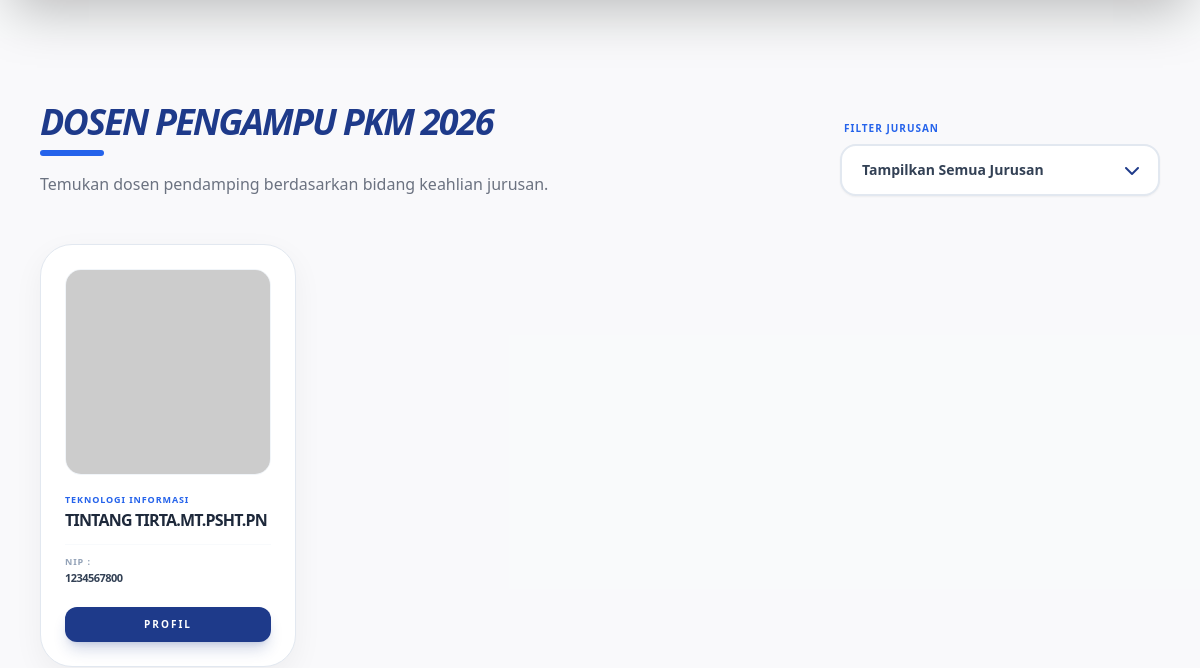
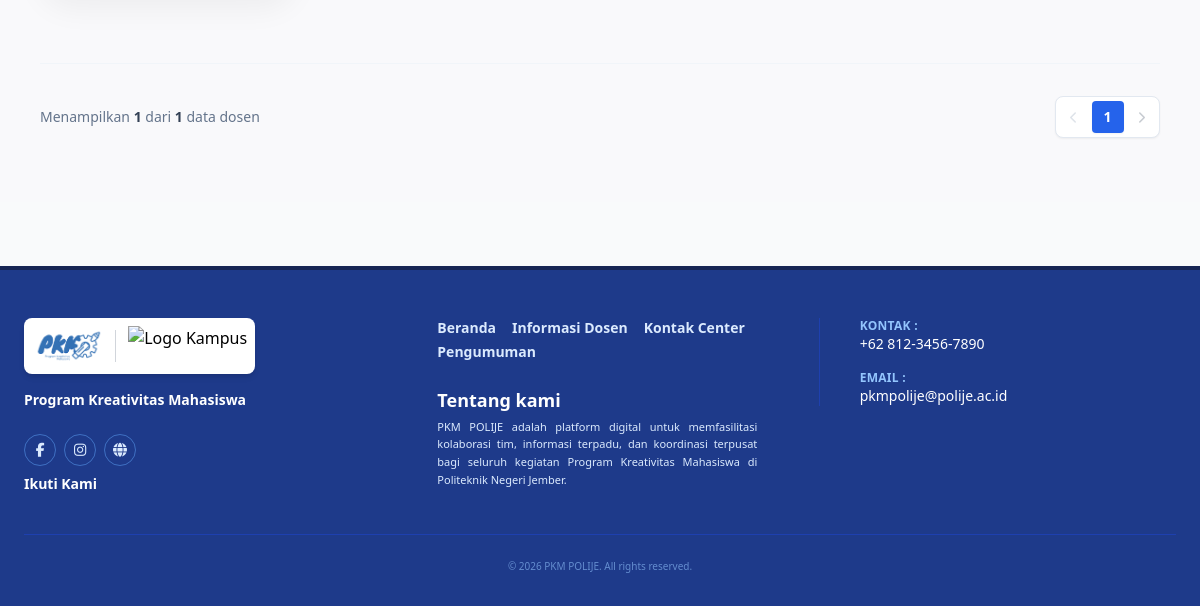
Before: /page/informasi_dosen.php (lower part) with the older database file (2 pictures, top to bottom).
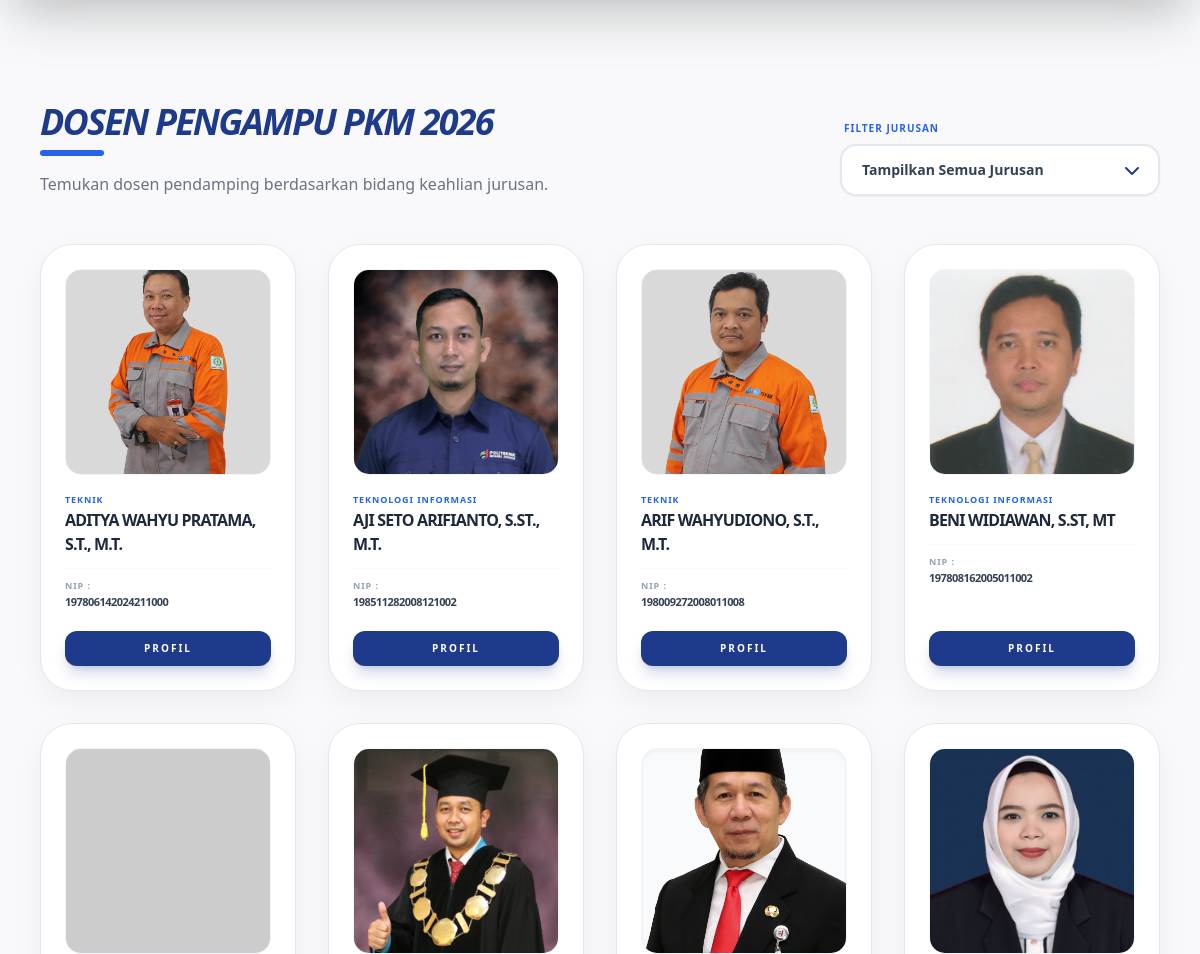
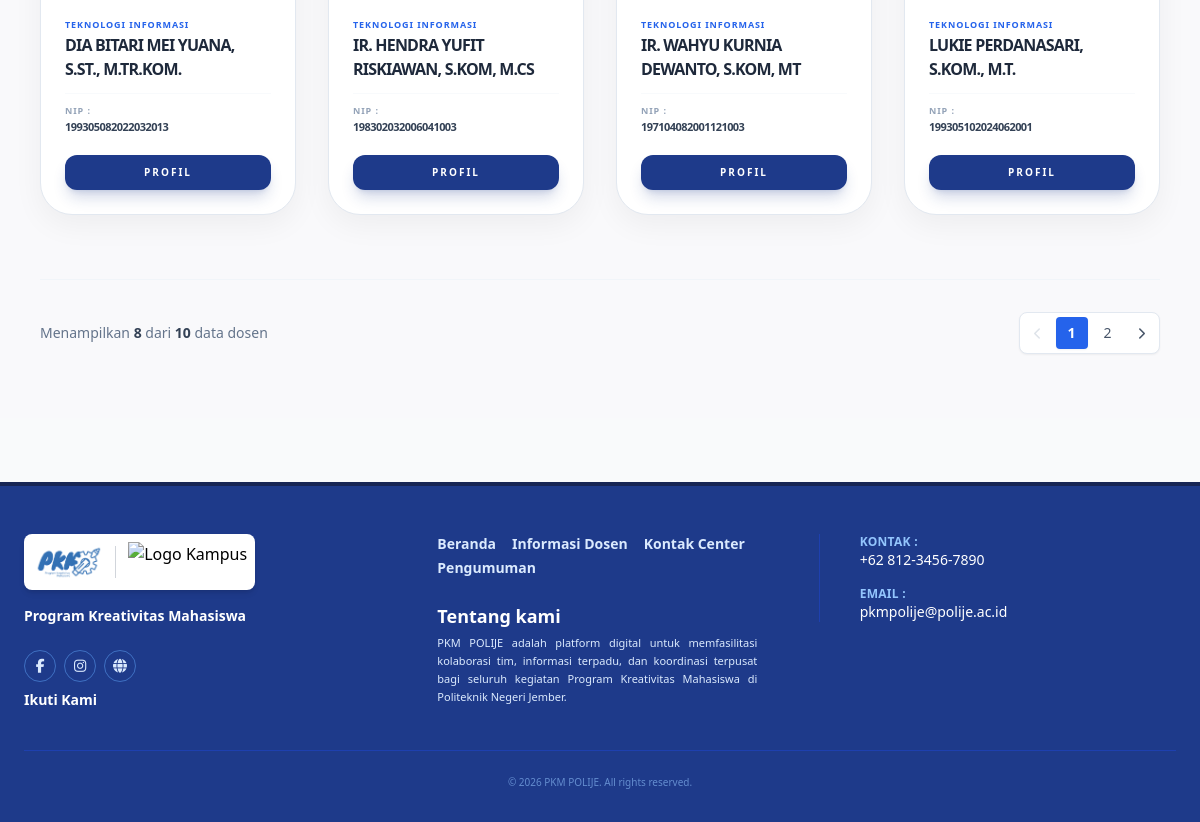
After: the same page with the newer database file (2 pictures, top to bottom).
### tables this page shows
CREATE TABLE `data_dosen` (
  `id_dosen` int NOT NULL,
  `foto_dosen` varchar(255) DEFAULT 'default.jpg',
  `nama_lengkap` varchar(150) NOT NULL,
  `nip` varchar(50) NOT NULL,
  `jurusan` varchar(100) NOT NULL,
  `no_whatsapp` varchar(20) NOT NULL,
  `email` varchar(100) NOT NULL,
  `linkedin_name` varchar(100) DEFAULT NULL,
  `instagram_username` varchar(100) DEFAULT NULL,
  `facebook_name` varchar(100) DEFAULT NULL,
  `riwayat_bimbingan` int DEFAULT '0',
  `created_at` timestamp NULL DEFAULT CURRENT_TIMESTAMP,
  `updated_at` timestamp NULL DEFAULT CURRENT_TIMESTAMP ON UPDATE CURRENT_TIMESTAMP
);

### page/informasi_dosen.php (the view, shortened to what the changed rows need)
<?php
require_once '../koneksi/koneksi.php';
$limit = 8;
$page = isset($_GET['halaman']) ? (int)$_GET['halaman'] : 1;
$offset = ($page - 1) * $limit;
$filter_jurusan = isset($_GET['jurusan']) ? $_GET['jurusan'] : 'semua';
try {
    $sql_count = "SELECT COUNT(*) FROM data_dosen";
    $stmt_count = $pdo->prepare($sql_count);
    $stmt_count->execute();
    $total_data = $stmt_count->fetchColumn();
    $total_halaman = ceil($total_data / $limit);
    $sql = "SELECT * FROM data_dosen";
    $sql .= " ORDER BY nama_lengkap ASC LIMIT :limit OFFSET :offset";
    $stmt = $pdo->prepare($sql);
    $stmt->bindValue(':limit', (int)$limit, PDO::PARAM_INT);
    $stmt->bindValue(':offset', (int)$offset, PDO::PARAM_INT);
    $stmt->execute();
    $daftar_dosen = $stmt->fetchAll(PDO::FETCH_ASSOC);
} catch (PDOException $e) {
    die("Error: " . $e->getMessage());
}
?>
<!DOCTYPE html>
<html lang="id">
<head>
    <script src="https://cdn.tailwindcss.com"></script>
    <link href="https://cdnjs.cloudflare.com/ajax/libs/font-awesome/6.0.0/css/all.min.css" rel="stylesheet">
</head>
<body class="font-sans antialiased overflow-x-hidden bg-gray-50">
<section class="w-full px-3 md:px-10 py-16 bg-gray-50/50">
    <div class="max-w-[1400px] mx-auto">
        <div class="flex flex-col md:flex-row items-end justify-between mb-12 gap-6">
            <div class="text-left">
                <h2 class="text-2xl md:text-4xl font-black text-blue-900 mb-2 tracking-tighter uppercase italic">
                    DOSEN PENGAMPU PKM 2026
                </h2>
            </div>
        </div>
        <div id="container-dosen" class="grid grid-cols-2 lg:grid-cols-4 gap-4 md:gap-8">
            <?php if (!empty($daftar_dosen)): ?>
                <?php foreach($daftar_dosen as $row): ?>
                    <?php
                        $namaFoto = $row['foto_dosen'];
                        $pathFisik = "../upload/" . $namaFoto;
                        if (!empty($namaFoto) && file_exists($pathFisik)) {
                            $urlFoto = $pathFisik;
                        } else {
                            $urlFoto = "https://ui-avatars.com/api/?name=" . urlencode($row['nama_lengkap']) . "&background=eff6ff&color=2563eb&rounded=false&bold=true&size=512";
                        }
                    ?>
                    <div class="card-dosen group bg-white rounded-[2rem] p-4 md:p-6 border border-slate-200 shadow-[0_10px_30px_rgba(0,0,0,0.05)] hover:shadow-[0_20px_40px_rgba(0,0,0,0.1)] hover:-translate-y-2 transition-all duration-500 flex flex-col h-full text-left">
                        <div class="w-full aspect-square bg-slate-50 rounded-2xl flex items-center justify-center shadow-inner overflow-hidden flex-shrink-0 border border-slate-100 mb-5">
                            <img src="<?= $urlFoto ?>" class="w-full h-full object-cover group-hover:scale-110 transition-transform duration-700" alt="Foto Dosen">
                        </div>
                        <div class="flex flex-col flex-grow">
                            <span class="text-[8px] md:text-[9px] font-black text-blue-600 uppercase tracking-widest mb-1 leading-none">
                                <?= htmlspecialchars($row['jurusan']) ?>
                            </span>
                            <h3 class="text-[11px] md:text-base font-black text-slate-800 leading-tight mb-3 uppercase tracking-tighter line-clamp-2 min-h-[2.5rem] md:min-h-0">
                                <?= htmlspecialchars($row['nama_lengkap']) ?>
                            </h3>
                            <div class="space-y-1 mb-5 border-t border-slate-50 pt-3">
                                <p class="text-[7px] md:text-[9px] font-black text-slate-400 uppercase tracking-widest leading-none">NIP :</p>
                                <p class="text-[9px] md:text-[11px] font-black text-slate-700 uppercase tracking-tighter"><?= htmlspecialchars($row['nip']) ?></p>
                            </div>
                            <div class="mt-auto">
                                <a href="detail_dosen.php?id=<?= $row['id_dosen'] ?>" class="inline-flex items-center justify-center w-full py-2.5 bg-blue-900 text-white rounded-xl font-black text-[8px] md:text-[10px] uppercase tracking-[0.2em] shadow-lg shadow-blue-900/20 hover:bg-blue-800 transition-all">PROFIL</a>
                            </div>
                        </div>
                    </div>
                <?php endforeach; ?>
            <?php else: ?>
                <div class="col-span-full py-20 text-center">
                    <p class="text-slate-400 font-bold uppercase tracking-widest text-sm">Tidak ada data dosen ditemukan.</p>
                </div>
            <?php endif; ?>
        </div>
        <div class="flex flex-col md:flex-row justify-between items-center gap-4 text-sm text-slate-500 border-t border-slate-100 mt-16 pt-8">
            <div>
                Menampilkan <span class="font-bold text-slate-700"><?= count($daftar_dosen) ?></span> dari <span class="font-bold text-slate-700"><?= $total_data ?></span> data dosen
            </div>
            <div class="flex items-center gap-1 bg-white p-1 rounded-lg border border-slate-200 shadow-sm">
                <a href="<?= ($page > 1) ? "?halaman=".($page-1)."&jurusan=$filter_jurusan" : "#" ?>"
                   class="px-2.5 py-1.5 rounded hover:bg-slate-100 transition-all <?= ($page <= 1) ? 'opacity-30 pointer-events-none' : '' ?> text-slate-400">
                    <i class="fa-solid fa-chevron-left text-xs"></i>
                </a>
                <?php for ($i = 1; $i <= $total_halaman; $i++): ?>
                    <a href="?halaman=<?= $i ?>&jurusan=<?= $filter_jurusan ?>"
                       class="w-8 h-8 flex items-center justify-center rounded font-bold transition-all <?= ($i == $page) ? 'bg-blue-600 text-white shadow-sm' : 'hover:bg-slate-100 text-slate-600 font-medium' ?>">
                        <?= $i ?>
                    </a>
                <?php endfor; ?>
                <a href="<?= ($page < $total_halaman) ? "?halaman=".($page+1)."&jurusan=$filter_jurusan" : "#" ?>"
                   class="px-2.5 py-1.5 rounded hover:bg-slate-100 transition-all <?= ($page >= $total_halaman) ? 'opacity-30 pointer-events-none' : '' ?> text-slate-600">
                    <i class="fa-solid fa-chevron-right text-xs"></i>
                </a>
            </div>
        </div>
    </div>
</section>
<link rel="stylesheet" href="https://cdnjs.cloudflare.com/ajax/libs/font-awesome/6.5.1/css/all.min.css">
</body>
</html>

Changed rows visible on the page:
removed data_dosen: jurusan "TEKNOLOGI INFORMASI", nama_lengkap "TINTANG TIRTA.MT.PSHT.PN", nip "1234567800"
added data_dosen: foto_dosen (picture), jurusan "TEKNIK", nama_lengkap "ADITYA WAHYU PRATAMA, S.T., M.T.", nip "197806142024211000"
added data_dosen: foto_dosen (picture), jurusan "TEKNOLOGI INFORMASI", nama_lengkap "AJI SETO ARIFIANTO, S.ST., M.T.", nip "198511282008121002"
added data_dosen: foto_dosen (picture), jurusan "TEKNIK", nama_lengkap "ARIF WAHYUDIONO, S.T., M.T.", nip "198009272008011008"
added data_dosen: foto_dosen (picture), jurusan "TEKNOLOGI INFORMASI", nama_lengkap "BENI WIDIAWAN, S.ST, MT", nip "197808162005011002"
added data_dosen: jurusan "TEKNOLOGI INFORMASI", nama_lengkap "DIA BITARI MEI YUANA, S.ST., M.TR.KOM.", nip "199305082022032013"
added data_dosen: foto_dosen (picture), jurusan "TEKNOLOGI INFORMASI", nama_lengkap "IR. HENDRA YUFIT RISKIAWAN, S.KOM, M.CS", nip "198302032006041003"
added data_dosen: foto_dosen (picture), jurusan "TEKNOLOGI INFORMASI", nama_lengkap "IR. WAHYU KURNIA DEWANTO, S.KOM, MT", nip "197104082001121003"
added data_dosen: foto_dosen (picture), jurusan "TEKNOLOGI INFORMASI", nama_lengkap "LUKIE PERDANASARI, S.KOM., M.T.", nip "199305102024062001"
Other visible differences:
count($daftar_dosen): "1" → "8"
$total_data: "1" → "10"
new list line: "2"
